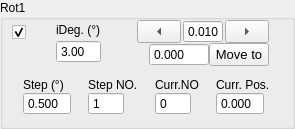
             <widget class="QGroupBox" name="rotary1Group">
              <property name="sizePolicy">
               <sizepolicy hsizetype="Expanding" vsizetype="Expanding">
                <horstretch>0</horstretch>
                <verstretch>0</verstretch>
               </sizepolicy>
              </property>
              <property name="toolTip">
               <string>&lt;html&gt;&lt;head/&gt;&lt;body&gt;&lt;p&gt;&lt;span style=&quot; font-weight:700;&quot;&gt;Rotary1: &lt;/span&gt;1/2 plate mounted, adjust intensity&lt;/p&gt;&lt;/body&gt;&lt;/html&gt;</string>
              </property>
              <property name="title">
               <string>Rot1</string>
              </property>
              <layout class="QVBoxLayout" name="verticalLayout_83">
               <property name="leftMargin">
                <number>9</number>
               </property>
               <property name="topMargin">
                <number>0</number>
               </property>
               <item>
                <layout class="QVBoxLayout" name="verticalLayout_81">
                 <property name="spacing">
                  <number>12</number>
                 </property>
                 <item>
                  <layout class="QHBoxLayout" name="horizontalLayout_45" stretch="1,3,5">
                   <item>
                    <layout class="QVBoxLayout" name="verticalLayout_79">
                     <property name="spacing">
                      <number>6</number>
                     </property>
                     <property name="topMargin">
                      <number>0</number>
                     </property>
                     <item>
                      <widget class="QCheckBox" name="activeRot1">
                       <property name="sizePolicy">
                        <sizepolicy hsizetype="Expanding" vsizetype="Fixed">
                         <horstretch>0</horstretch>
                         <verstretch>0</verstretch>
                        </sizepolicy>
                       </property>
                       <property name="toolTip">
                        <string>Active Instrument?</string>
                       </property>
                       <property name="text">
                        <string/>
                       </property>
                       <property name="checked">
                        <bool>true</bool>
                       </property>
                       <property name="mytype" stdset="0">
                        <string>checkbox</string>
                       </property>
                      </widget>
                     </item>
                     <item>
                      <spacer name="horizontalSpacer_9">
                       <property name="orientation">
                        <enum>Qt::Orientation::Horizontal</enum>
                       </property>
                       <property name="sizeType">
                        <enum>QSizePolicy::Policy::Fixed</enum>
                       </property>
                       <property name="sizeHint" stdset="0">
                        <size>
                         <width>20</width>
                         <height>20</height>
                        </size>
                       </property>
                      </spacer>
                     </item>
                    </layout>
                   </item>
                   <item>
                    <layout class="QVBoxLayout" name="verticalLayout_37">
                     <property name="spacing">
                      <number>0</number>
                     </property>
                     <property name="leftMargin">
                      <number>12</number>
                     </property>
                     <property name="rightMargin">
                      <number>12</number>
                     </property>
                     <item>
                      <widget class="QLabel" name="label_31">
                       <property name="sizePolicy">
                        <sizepolicy hsizetype="Expanding" vsizetype="Fixed">
                         <horstretch>0</horstretch>
                         <verstretch>0</verstretch>
                        </sizepolicy>
                       </property>
                       <property name="maximumSize">
                        <size>
                         <width>16777215</width>
                         <height>16777215</height>
                        </size>
                       </property>
                       <property name="text">
                        <string>iDeg. (°)</string>
                       </property>
                       <property name="mytype" stdset="0">
                        <string>label</string>
                       </property>
                      </widget>
                     </item>
                     <item>
                      <widget class="QDoubleSpinBox" name="iRot1">
                       <property name="sizePolicy">
                        <sizepolicy hsizetype="Expanding" vsizetype="Fixed">
                         <horstretch>0</horstretch>
                         <verstretch>0</verstretch>
                        </sizepolicy>
                       </property>
                       <property name="maximumSize">
                        <size>
                         <width>16777215</width>
                         <height>16777215</height>
                        </size>
                       </property>
                       <property name="buttonSymbols">
                        <enum>QAbstractSpinBox::ButtonSymbols::NoButtons</enum>
                       </property>
                       <property name="value">
                        <double>3.000000000000000</double>
                       </property>
                      </widget>
                     </item>
                    </layout>
                   </item>
                   <item>
                    <layout class="QVBoxLayout" name="verticalLayout_53">
                     <property name="spacing">
                      <number>0</number>
                     </property>
                     <property name="leftMargin">
                      <number>12</number>
                     </property>
                     <property name="rightMargin">
                      <number>12</number>
                     </property>
                     <item>
                      <layout class="QHBoxLayout" name="horizontalLayout_19">
                       <property name="spacing">
                        <number>2</number>
                       </property>
                       <item>
                        <widget class="QToolButton" name="rot1JogL">
                         <property name="sizePolicy">
                          <sizepolicy hsizetype="Expanding" vsizetype="Fixed">
                           <horstretch>0</horstretch>
                           <verstretch>0</verstretch>
                          </sizepolicy>
                         </property>
                         <property name="minimumSize">
                          <size>
                           <width>32</width>
                           <height>0</height>
                          </size>
                         </property>
                         <property name="maximumSize">
                          <size>
                           <width>16777215</width>
                           <height>24</height>
                          </size>
                         </property>
                         <property name="text">
                          <string>...</string>
                         </property>
                         <property name="toolButtonStyle">
                          <enum>Qt::ToolButtonStyle::ToolButtonIconOnly</enum>
                         </property>
                         <property name="arrowType">
                          <enum>Qt::ArrowType::LeftArrow</enum>
                         </property>
                         <property name="mytype" stdset="0">
                          <string>arrowbutton</string>
                         </property>
                        </widget>
                       </item>
                       <item>
                        <widget class="QDoubleSpinBox" name="rotary1JogStep">
                         <property name="sizePolicy">
                          <sizepolicy hsizetype="Expanding" vsizetype="Fixed">
                           <horstretch>0</horstretch>
                           <verstretch>0</verstretch>
                          </sizepolicy>
                         </property>
                         <property name="maximumSize">
                          <size>
                           <width>40</width>
                           <height>24</height>
                          </size>
                         </property>
                         <property name="buttonSymbols">
                          <enum>QAbstractSpinBox::ButtonSymbols::NoButtons</enum>
                         </property>
                         <property name="decimals">
                          <number>3</number>
                         </property>
                         <property name="minimum">
                          <double>-50.000000000000000</double>
                         </property>
                         <property name="maximum">
                          <double>210.000000000000000</double>
                         </property>
                         <property name="value">
                          <double>0.010000000000000</double>
                         </property>
                        </widget>
                       </item>
                       <item>
                        <widget class="QToolButton" name="rot1JogR">
                         <property name="sizePolicy">
                          <sizepolicy hsizetype="Expanding" vsizetype="Fixed">
                           <horstretch>0</horstretch>
                           <verstretch>0</verstretch>
                          </sizepolicy>
                         </property>
                         <property name="minimumSize">
                          <size>
                           <width>32</width>
                           <height>0</height>
                          </size>
                         </property>
                         <property name="maximumSize">
                          <size>
                           <width>16777215</width>
                           <height>24</height>
                          </size>
                         </property>
                         <property name="text">
                          <string>...</string>
                         </property>
                         <property name="arrowType">
                          <enum>Qt::ArrowType::RightArrow</enum>
                         </property>
                         <property name="mytype" stdset="0">
                          <string>arrowbutton</string>
                         </property>
                        </widget>
                       </item>
                      </layout>
                     </item>
                     <item>
                      <layout class="QHBoxLayout" name="horizontalLayout_13">
                       <property name="leftMargin">
                        <number>12</number>
                       </property>
                       <item>
                        <widget class="QDoubleSpinBox" name="rot1SetPos">
                         <property name="sizePolicy">
                          <sizepolicy hsizetype="Minimum" vsizetype="Preferred">
                           <horstretch>0</horstretch>
                           <verstretch>0</verstretch>
                          </sizepolicy>
                         </property>
                         <property name="maximumSize">
                          <size>
                           <width>60</width>
                           <height>24</height>
                          </size>
                         </property>
                         <property name="buttonSymbols">
                          <enum>QAbstractSpinBox::ButtonSymbols::NoButtons</enum>
                         </property>
                         <property name="decimals">
                          <number>3</number>
                         </property>
                         <property name="maximum">
                          <double>1000.000000000000000</double>
                         </property>
                        </widget>
                       </item>
                       <item>
                        <widget class="QPushButton" name="rot1MoveTo">
                         <property name="sizePolicy">
                          <sizepolicy hsizetype="Minimum" vsizetype="Preferred">
                           <horstretch>0</horstretch>
                           <verstretch>0</verstretch>
                          </sizepolicy>
                         </property>
                         <property name="maximumSize">
                          <size>
                           <width>60</width>
                           <height>24</height>
                          </size>
                         </property>
                         <property name="font">
                          <font>
                           <pointsize>10</pointsize>
                          </font>
                         </property>
                         <property name="text">
                          <string>Move to</string>
                         </property>
                         <property name="mytype" stdset="0">
                          <string>clickable_button</string>
                         </property>
                        </widget>
                       </item>
                      </layout>
                     </item>
                    </layout>
                   </item>
                  </layout>
                 </item>
                 <item>
                  <layout class="QHBoxLayout" name="horizontalLayout">
                   <property name="spacing">
                    <number>6</number>
                   </property>
                   <item>
                    <layout class="QVBoxLayout" name="verticalLayout_27">
                     <property name="spacing">
                      <number>0</number>
                     </property>
                     <item>
                      <widget class="QLabel" name="label_33">
                       <property name="text">
                        <string>Step (°)</string>
                       </property>
                       <property name="mytype" stdset="0">
                        <string>label</string>
                       </property>
                      </widget>
                     </item>
                     <item>
                      <widget class="QDoubleSpinBox" name="rotary1Step">
                       <property name="sizePolicy">
                        <sizepolicy hsizetype="Expanding" vsizetype="Fixed">
                         <horstretch>0</horstretch>
                         <verstretch>0</verstretch>
                        </sizepolicy>
                       </property>
                       <property name="maximumSize">
                        <size>
                         <width>48</width>
                         <height>24</height>
                        </size>
                       </property>
                       <property name="buttonSymbols">
                        <enum>QAbstractSpinBox::ButtonSymbols::NoButtons</enum>
                       </property>
                       <property name="decimals">
                        <number>3</number>
                       </property>
                       <property name="value">
                        <double>0.500000000000000</double>
                       </property>
                      </widget>
                     </item>
                    </layout>
                   </item>
                   <item>
                    <layout class="QVBoxLayout" name="verticalLayout_28">
                     <property name="spacing">
                      <number>0</number>
                     </property>
                     <item>
                      <widget class="QLabel" name="label_32">
                       <property name="text">
                        <string>Step NO.</string>
                       </property>
                       <property name="mytype" stdset="0">
                        <string>label</string>
                       </property>
                      </widget>
                     </item>
                     <item>
                      <widget class="QSpinBox" name="rotary1StepNO">
                       <property name="sizePolicy">
                        <sizepolicy hsizetype="Expanding" vsizetype="Fixed">
                         <horstretch>0</horstretch>
                         <verstretch>0</verstretch>
                        </sizepolicy>
                       </property>
                       <property name="maximumSize">
                        <size>
                         <width>36</width>
                         <height>24</height>
                        </size>
                       </property>
                       <property name="buttonSymbols">
                        <enum>QAbstractSpinBox::ButtonSymbols::NoButtons</enum>
                       </property>
                       <property name="maximum">
                        <number>10000</number>
                       </property>
                       <property name="value">
                        <number>1</number>
                       </property>
                      </widget>
                     </item>
                    </layout>
                   </item>
                   <item>
                    <layout class="QVBoxLayout" name="verticalLayout_46">
                     <property name="spacing">
                      <number>0</number>
                     </property>
                     <item>
                      <widget class="QLabel" name="label_39">
                       <property name="text">
                        <string>Curr.NO</string>
                       </property>
                       <property name="mytype" stdset="0">
                        <string>label</string>
                       </property>
                      </widget>
                     </item>
                     <item>
                      <widget class="QSpinBox" name="rotary1CurrStepNO">
                       <property name="sizePolicy">
                        <sizepolicy hsizetype="Expanding" vsizetype="Fixed">
                         <horstretch>0</horstretch>
                         <verstretch>0</verstretch>
                        </sizepolicy>
                       </property>
                       <property name="maximumSize">
                        <size>
                         <width>36</width>
                         <height>24</height>
                        </size>
                       </property>
                       <property name="buttonSymbols">
                        <enum>QAbstractSpinBox::ButtonSymbols::NoButtons</enum>
                       </property>
                       <property name="mytype" stdset="0">
                        <string>intNO</string>
                       </property>
                      </widget>
                     </item>
                    </layout>
                   </item>
                   <item>
                    <layout class="QVBoxLayout" name="verticalLayout_45">
                     <property name="spacing">
                      <number>0</number>
                     </property>
                     <item>
                      <widget class="QLabel" name="label_16">
                       <property name="text">
                        <string>Curr. Pos.</string>
                       </property>
                       <property name="mytype" stdset="0">
                        <string>label</string>
                       </property>
                      </widget>
                     </item>
                     <item>
                      <widget class="QDoubleSpinBox" name="rot1CurrPos">
                       <property name="sizePolicy">
                        <sizepolicy hsizetype="Expanding" vsizetype="Fixed">
                         <horstretch>0</horstretch>
                         <verstretch>0</verstretch>
                        </sizepolicy>
                       </property>
                       <property name="maximumSize">
                        <size>
                         <width>48</width>
                         <height>24</height>
                        </size>
                       </property>
                       <property name="buttonSymbols">
                        <enum>QAbstractSpinBox::ButtonSymbols::NoButtons</enum>
                       </property>
                       <property name="decimals">
                        <number>3</number>
                       </property>
                       <property name="minimum">
                        <double>-10.000000000000000</double>
                       </property>
                       <property name="maximum">
                        <double>1000.000000000000000</double>
                       </property>
                      </widget>
                     </item>
                    </layout>
                   </item>
                  </layout>
                 </item>
                </layout>
               </item>
              </layout>
             </widget>
